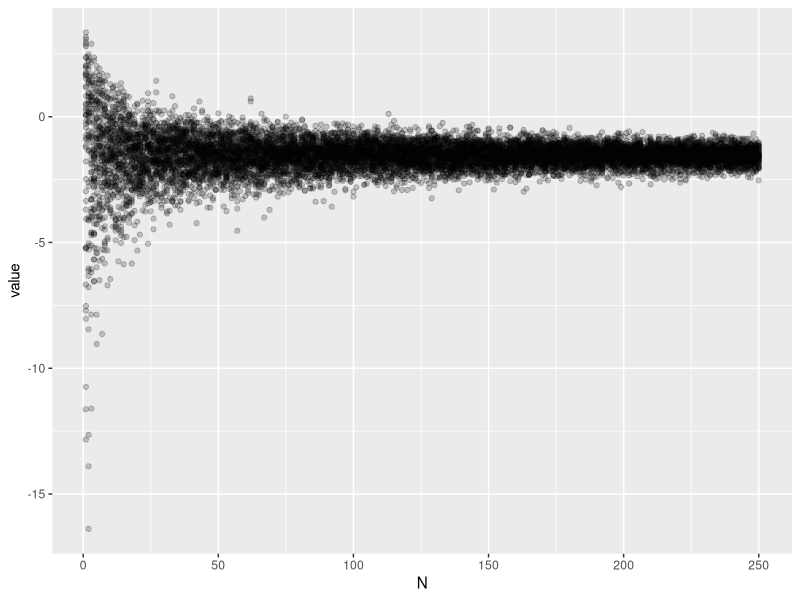

Generate this figure with R:
## ---- chunk 1
knitr::opts_chunk$set(echo = TRUE)
library(tidyverse)
## ---- chunk 2

set.seed(336)

rdoublex <- function(u, mu = 0, b = 5){
  if( u > 0){
    mu + b*log(2*u)
  }else {
     mu - b*log(2-2*u)
  }
}


output_matrix <- matrix(0, nrow= 250, ncol = 50)

for( j in 1:50){
  for(i in 1:250){
    random_value <- runif(i, 0, 1)
    output_matrix[i, j]<- mean(vapply(random_value, FUN = rdoublex, double(1)))
  }
}

output_matrix %>% 
  as.data.frame() %>% 
  mutate(N = 1:250) %>% 
  gather(replication, value, -N) %>% 
  ggplot(aes(N, value))+
  geom_point(alpha=1/5)

